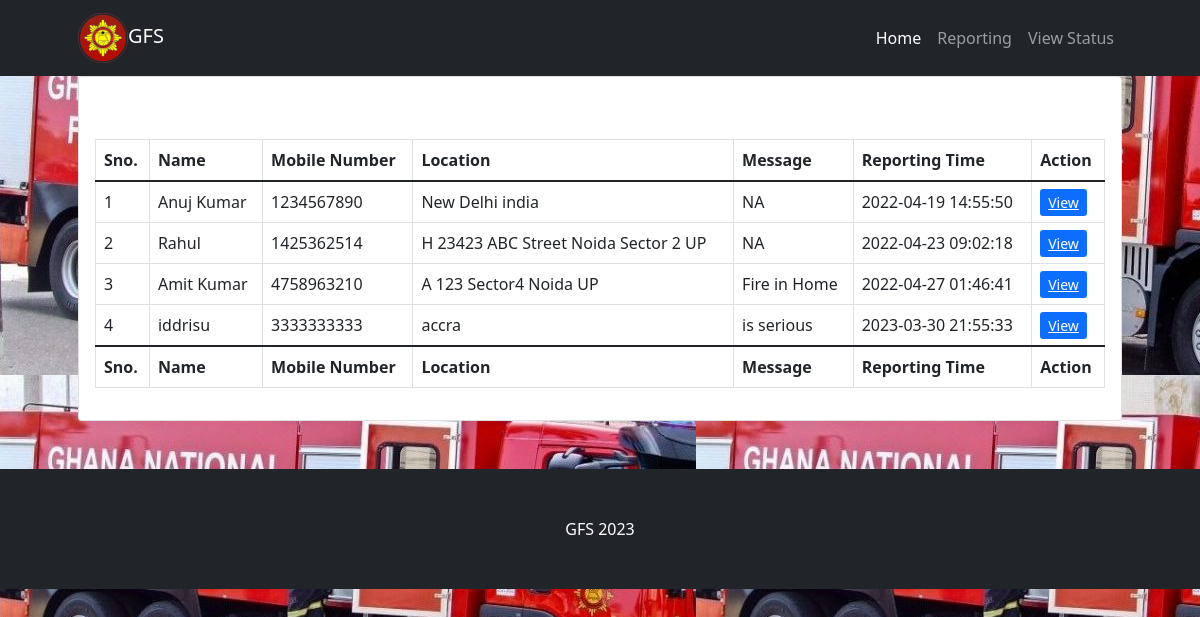
/ofrs/search-report-result.php, run on the app's committed database.
### tables this page shows
CREATE TABLE `tblsite` (
  `id` int(11) NOT NULL,
  `siteTitle` varchar(255) DEFAULT NULL,
  `siteLogo` varchar(255) DEFAULT NULL
);

CREATE TABLE `tblfirereport` (
  `id` int(11) NOT NULL,
  `fullName` varchar(255) DEFAULT NULL,
  `mobileNumber` bigint(12) DEFAULT NULL,
  `location` mediumtext DEFAULT NULL,
  `messgae` mediumtext DEFAULT NULL,
  `assignTo` int(11) DEFAULT NULL,
  `status` varchar(120) DEFAULT NULL,
  `postingDate` timestamp NULL DEFAULT current_timestamp(),
  `assignTime` varchar(255) DEFAULT NULL,
  `assignTme` varchar(255) NOT NULL
);

### ofrs/search-report-result.php (the view, shortened to what this page needs)
<?php include_once('includes/config.php');
?>
<!DOCTYPE html>
<html lang="en">
    <head>
        <link href="css/styles.css" rel="stylesheet" />
    </head>
    <body>
<?php include_once('includes/header.php') ?>
        <div class="container px-4 px-lg-5">
            <div class="row gx-4 gx-lg-5">
                <div class="col-md-12 mb-5">
                    <div class="card h-100">
                        <div class="card-body">
                 <?php
$searchdata=$_POST['serachdata'];
?>
                            <h2 class="card-title">Search Result Againt '<?php echo $searchdata;?>'</h2>
                  <table class="table table-bordered" id="dataTable" width="100%" cellspacing="0">
                                    <thead>
                                       <tr>
                                            <th>Sno.</th>
                                            <th>Name</th>
                                            <th>Mobile Number</th>
                                            <th>Location </th>
                                             <th>Message</th>
                                             <th>Reporting Time</th>
                                            <th>Action</th>
                                        </tr>
                                    </thead>
                                      <tfoot>
                                         <tr>
                                            <th>Sno.</th>
                                            <th>Name</th>
                                            <th>Mobile Number</th>
                                            <th>Location </th>
                                             <th>Message</th>
                                             <th>Reporting Time</th>
                                            <th>Action</th>
                                        </tr>
                                    </tfoot>
                                    <tbody>
<?php $query=mysqli_query($con,"select * from tblfirereport where   fullName like '%$searchdata%' || mobileNumber like '%$searchdata%' || location like '%$searchdata%'");
$cnt=1;
while($row=mysqli_fetch_array($query)){
?>
                                        <tr>
                                            <td><?php echo $cnt;?></td>
                                            <td><?php echo $row['fullName'];?></td>
                                            <td><?php echo $row['mobileNumber'];?></td>
                                            <td><?php echo $row['location'];?></td>
                                            <td><?php echo $row['messgae'];?></td>
                                            <td><?php echo $row['postingDate'];?></td>
                                            <td>
                                <a href="details.php?requestid=<?php echo $row['id'];?>" class="btn-sm btn-primary">View</a>
                              </td>
                                        </tr>
                               <?php $cnt++;
                           } ?>
                                    </tbody>
                                </table>
</div>
                    </div>
                </div>
            </div>
        </div>
<?php include_once('includes/footer.php') ?>
    </body>
</html>

### ofrs/includes/header.php (shortened to what this page needs)
                <?php $query=mysqli_query($con,"select * from tblsite");
while($row=mysqli_fetch_array($query)){
$logo=$row['siteLogo'];
$wtitle=$row['siteTitle'];
}  ?>
        <nav class="navbar navbar-expand-lg navbar-dark bg-dark">
            <div class="container px-5">
                <a class="navbar-brand" href="index.php">   <img src="admin/uploadeddata/<?php echo $logo;?>"  width="50"><?php echo $wtitle;?></a>
                <div class="collapse navbar-collapse" id="navbarSupportedContent">
                    <ul class="navbar-nav ms-auto mb-2 mb-lg-0">
                        <li class="nav-item"><a class="nav-link active" aria-current="page" href="index.php.
                            ">Home</a></li>
                        <li class="nav-item"><a class="nav-link" href="reporting.php">Reporting</a></li>
                        <li class="nav-item"><a class="nav-link" href="search.php">View Status</a></li>
                    </ul>
                </div>
            </div>
        </nav>

### ofrs/includes/footer.php
<footer class="py-5 bg-dark">
    <div class="container px-4 px-lg-5"><p class="m-0 text-center text-white"> <?php echo $wtitle;?> <?php echo date('Y');?></p></div>
</footer>

### data on the page
tblsite: siteLogo (picture), siteTitle "GFS"
tblfirereport: fullName "Anuj Kumar", mobileNumber "1234567890", location "New Delhi india", messgae "NA", postingDate "2022-04-19 14:55:50"
tblfirereport: fullName "Rahul", mobileNumber "1425362514", location "H 23423 ABC Street Noida Sector 2 UP", messgae "NA", postingDate "2022-04-23 09:02:18"
tblfirereport: fullName "Amit Kumar", mobileNumber "4758963210", location "A 123 Sector4 Noida UP", messgae "Fire in Home", postingDate "2022-04-27 01:46:41"
tblfirereport: fullName "iddrisu", mobileNumber "3333333333", location "accra", messgae "is serious", postingDate "2023-03-30 21:55:33"
